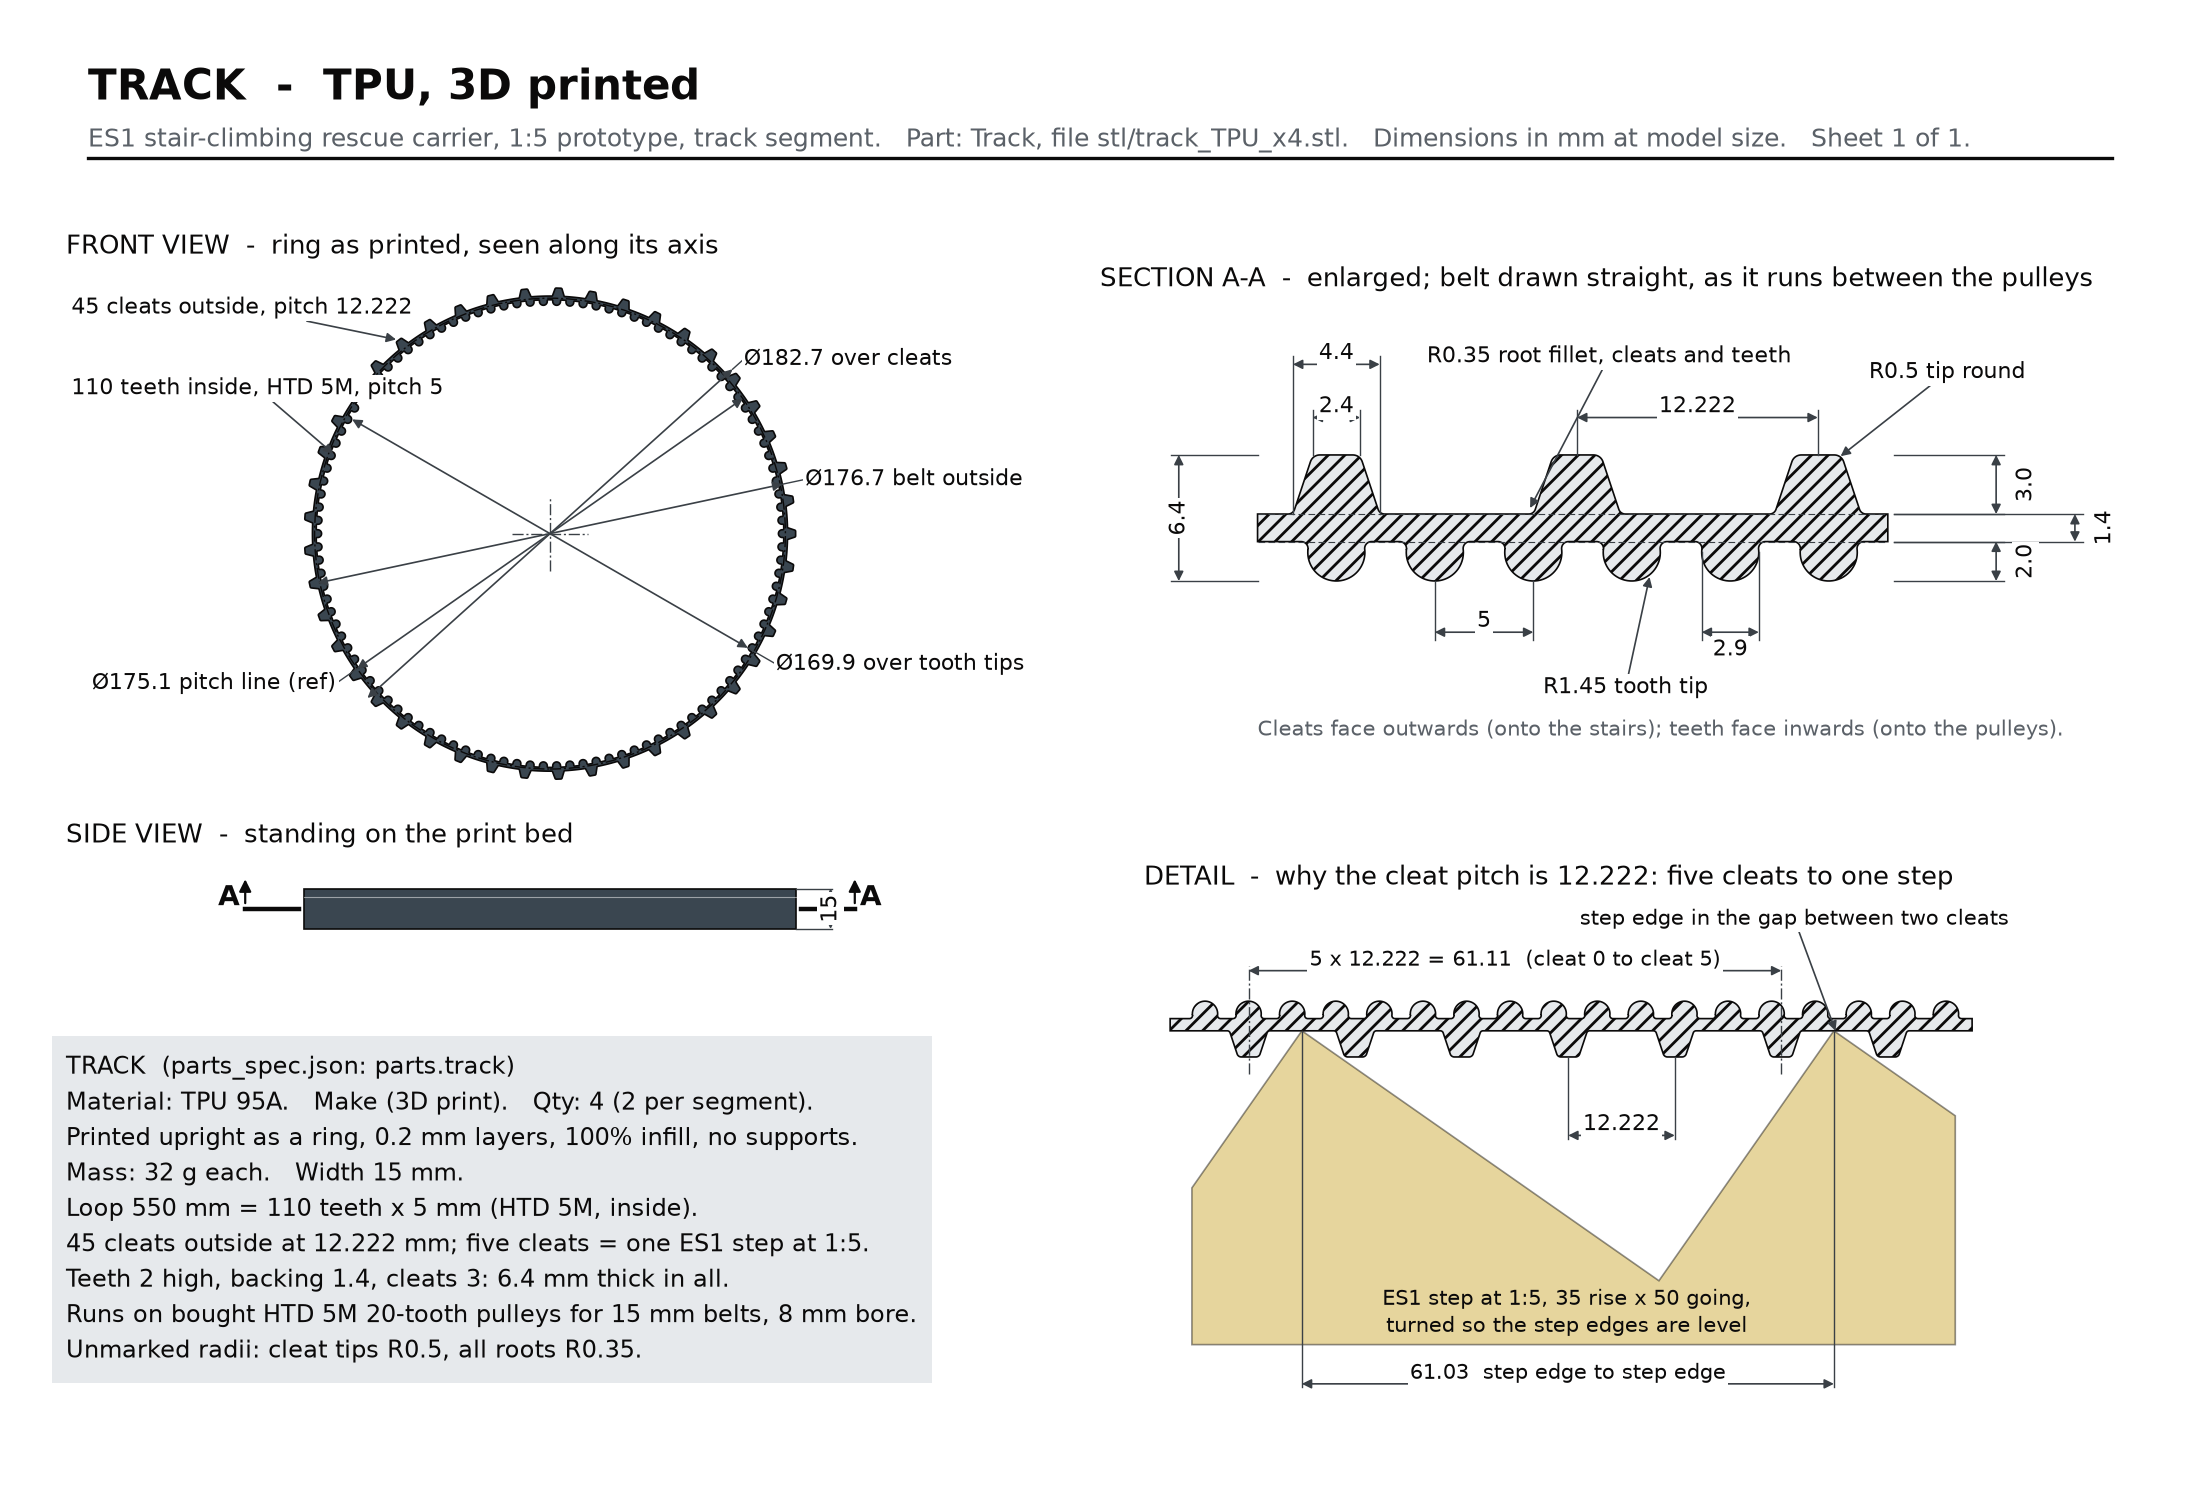

This chart was generated by the following Python code:
#!/usr/bin/env python3
"""Part drawing: Track (TPU, printed) for the 1:5 ES1 stair-climber prototype.

Every number on the sheet comes from assembly/parts_spec.json (parts.track). The profile
outlines are rebuilt here from those numbers: round-topped HTD-style teeth inside, trapezoid
cleats outside, tip rounds and root fillets made with the same offset-in/offset-out steps that
generate_track.py uses, so the section looks like the printed part.

Run:  python3 part_track.py   ->  drawings/part_track.png
"""
import math
import sys

import numpy as np
from shapely.geometry import Point, Polygon, box
from shapely.ops import unary_union

sys.path.insert(0, "/home/user/fleet_adapter_template/3d_models/changi_es1_rescue_stairs/track_print/assembly")
from drawing import (DIM, FILL, INK, MUTED, SPEC, centreline, circle, dim_dia, dim_h, dim_v, leader,  # noqa: E402
                     note_block, outline, rect, save, sheet)

# --------------------------------------------------------------------------- numbers (parts_spec.json)
T = SPEC["parts"]["track"]
TE, CL, RING = T["teeth"], T["cleats"], T["as_printed_ring"]
P_T, H_T, W_T, R_T, N_T = TE["pitch_mm"], TE["height_mm"], TE["root_width_mm"], TE["tip_radius_mm"], TE["count"]
BACK = T["backing_thickness_mm"]
P_C, H_C, B_C, TIP_C, RND_C, FIL, N_C = (CL["pitch_mm"], CL["height_mm"], CL["base_width_mm"], CL["tip_width_mm"],
                                         CL["tip_round_mm"], CL["root_fillet_mm"], CL["count"])
TOTAL = T["total_thickness_mm"]
WIDTH, LOOP, MASS, QTY = T["width_mm"], T["loop_length_mm"], T["mass_g"], T["qty_total"]
ID_TIPS, PD, OD_BELT, OD_CLEATS, RING_H = (RING["inside_dia_over_tooth_tips_mm"], RING["pitch_dia_mm"],
                                            RING["outside_dia_of_belt_mm"], RING["outside_dia_over_cleats_mm"],
                                            RING["height_mm"])
# Derived (listed in the result notes): ring radii from the spec diameters, step numbers from the spec text
R_TIPS, R_BELT, R_CLEATS = ID_TIPS / 2, OD_BELT / 2, OD_CLEATS / 2
R_ROOT = R_BELT - BACK                      # 86.95: the tooth roots sit on this circle
STEP_RISE, STEP_GOING = 35.0, 50.0          # "ES1 steps are 35 x 50 mm at 1:5" (parts.track.why_these_cleats)
STEP_EDGE = 61.03                           # "their edges are 61.03 mm apart along the slope" (same field)
FIVE_CLEATS = round(5 * P_C, 2)             # 61.11, as the same field says
assert abs(H_T + BACK + H_C - TOTAL) < 1e-6
assert abs(2 * (R_ROOT - H_T) - ID_TIPS) < 0.05 and abs(2 * (R_BELT + H_C) - OD_CLEATS) < 0.05

SINK = 0.3  # teeth and cleats start this far inside the backing so the union is clean (as in generate_track.py)


# --------------------------------------------------------------------------- profile builders
def tooth_pts():
    """Round-topped tooth in its own frame: t along the belt, h in from the root line."""
    hc = H_T - R_T
    a0 = math.asin(hc / R_T)
    w0 = math.sqrt(R_T ** 2 - hc ** 2)
    arc = [(R_T * math.cos(a), hc + R_T * math.sin(a)) for a in np.linspace(-a0, math.pi + a0, 40)]
    return [(w0, -SINK)] + arc + [(-w0, -SINK)]


def cleat_pts():
    return [(-B_C / 2, -SINK), (B_C / 2, -SINK), (B_C / 2, 0.0), (TIP_C / 2, H_C), (-TIP_C / 2, H_C), (-B_C / 2, 0.0)]


def finish(shape):
    """Round the convex corners by RND_C (cleat tips), then fillet the concave ones by FIL (roots)."""
    shape = shape.buffer(-RND_C, quad_segs=12).buffer(RND_C, quad_segs=12)
    return shape.buffer(FIL, quad_segs=12).buffer(-FIL, quad_segs=12)


def straight_belt(x0, x1, tooth_xs, cleat_xs):
    """Belt running straight: root line at y=0, teeth down to -H_T, backing 0..BACK, cleats up to BACK+H_C."""
    parts = [box(x0 - 12, 0, x1 + 12, BACK)]
    parts += [Polygon([(xc + t, -h) for t, h in tooth_pts()]) for xc in tooth_xs]
    parts += [Polygon([(xc + t, BACK + h) for t, h in cleat_pts()]) for xc in cleat_xs]
    return finish(unary_union(parts)).intersection(box(x0, -20, x1, 20))


def on_circle(points, radius, phi, outward):
    u = np.array([math.cos(phi), math.sin(phi)])
    v = np.array([-math.sin(phi), math.cos(phi)])
    return [tuple((radius + outward * h) * u + t * v) for t, h in points]


def ring_profile():
    """The ring as printed: teeth on the inside of the root circle, cleats outside the belt circle."""
    annulus = Point(0, 0).buffer(R_BELT, quad_segs=120).difference(Point(0, 0).buffer(R_ROOT, quad_segs=120))
    parts = [annulus]
    parts += [Polygon(on_circle(tooth_pts(), R_ROOT, 2 * math.pi * k / N_T, -1)) for k in range(N_T)]
    parts += [Polygon(on_circle(cleat_pts(), R_BELT, 2 * math.pi * k / N_C, +1)) for k in range(N_C)]
    return finish(unary_union(parts))


def draw_shape(ax, shape, fill, hatch=False, lw=0.6, flip_y=None):
    """Draw a shapely (multi)polygon with the outline() helper. flip_y=c mirrors y about y=c."""
    polys = list(shape.geoms) if hasattr(shape, "geoms") else [shape]
    f = (lambda x, y: (x, 2 * flip_y - y)) if flip_y is not None else (lambda x, y: (x, y))
    for p in polys:
        outline(ax, [f(x, y) for x, y in p.exterior.coords], fill, lw=lw, hatch=hatch)
        for hole in p.interiors:
            outline(ax, [f(x, y) for x, y in hole.coords], "white", lw=lw)


# --------------------------------------------------------------------------- sheet
FIG_W, FIG_H = 11.0, 7.5
fig, add_view = sheet("TRACK  -  TPU, 3D printed",
                      "ES1 stair-climbing rescue carrier, 1:5 prototype, track segment.   Part: Track, file stl/track_TPU_x4.stl.   "
                      "Dimensions in mm at model size.   Sheet 1 of 1.",
                      size=(FIG_W, FIG_H))


def view(left, bottom, width, xlim, ylim, name):
    """Equal-aspect axes whose box exactly fits the data window, anchored at its bottom-left."""
    xr, yr = xlim[1] - xlim[0], ylim[1] - ylim[0]
    height = width * (FIG_W / FIG_H) * (yr / xr)
    ax = add_view([left, bottom, width, height], name)
    ax.set_xlim(*xlim)
    ax.set_ylim(*ylim)
    ax.set_anchor("SW")
    return ax


# ---- (1) front view: the ring as printed ---------------------------------------------------
ax1 = view(0.03, 0.465, 0.44, (-180, 180), (-100, 100), "FRONT VIEW  -  ring as printed, seen along its axis")
draw_shape(ax1, ring_profile(), FILL["tpu"])
circle(ax1, 0, 0, PD / 2, fill="none", lw=0.5, ls=(0, (8, 2, 1.5, 2)))  # pitch line, reference
centreline(ax1, -14, 0, 14, 0)
centreline(ax1, 0, -14, 0, 14)
dim_dia(ax1, 0, 0, R_CLEATS, 42, f"Ø{OD_CLEATS:g} over cleats", length=97)
dim_dia(ax1, 0, 0, R_BELT, 12, f"Ø{OD_BELT:g} belt outside", length=97)
dim_dia(ax1, 0, 0, R_TIPS, -30, f"Ø{ID_TIPS:g} over tooth tips", length=97)
dim_dia(ax1, 0, 0, PD / 2, 215, f"Ø{PD:g} pitch line (ref)", length=97)
a = math.radians(128)
leader(ax1, (R_CLEATS * math.cos(a), R_CLEATS * math.sin(a)), (-178, 84), f"{N_C} cleats outside, pitch {P_C:g}")
a = math.radians(160)
leader(ax1, (R_TIPS * math.cos(a), R_TIPS * math.sin(a)), (-178, 54), f"{N_T} teeth inside, HTD 5M, pitch {P_T:g}")

# ---- side view: the ring standing on the bed, with the cutting plane A-A ---------------------
ax1b = view(0.03, 0.37, 0.44, (-180, 180), (-6, 28), "SIDE VIEW  -  standing on the print bed")
rect(ax1b, -R_CLEATS, 0, OD_CLEATS, RING_H, FILL["tpu"], lw=0.6)
ax1b.plot([-R_CLEATS, R_CLEATS], [RING_H - H_C, RING_H - H_C], color="white", lw=0.4, alpha=0.5)  # cleat-root edge, faint
dim_v(ax1b, 0, RING_H, R_CLEATS + 13, f"{RING_H:g}", ext_from=R_CLEATS)
# cutting plane A-A at mid height: thick stubs outside the part, arrows show the viewing direction
for sx in (-1, 1):
    x_in, x_out = sx * (R_CLEATS + 2), sx * (R_CLEATS + 22)
    ax1b.plot([x_in, x_out], [RING_H / 2, RING_H / 2], color=INK, lw=1.6)
    ax1b.annotate("", xy=(x_out, RING_H / 2 + 13), xytext=(x_out, RING_H / 2),
                  arrowprops=dict(arrowstyle="-|>", lw=0.8, color=INK, mutation_scale=9))
    ax1b.text(x_out + sx * 6, RING_H / 2 + 4, "A", fontsize=10, fontweight="bold", color=INK,
              ha="center", va="center")

# ---- (2) section A-A, enlarged, belt straight ------------------------------------------------
X0, X1 = -4.0, 28.0
tooth_xs = [0, 5, 10, 15, 20, 25]           # tooth pitch 5
cleat_xs = [0, P_C, 2 * P_C]                 # cleat pitch 12.222; cleat 0 and tooth 0 line up, as at angle 0 on the ring
ax2 = view(0.50, 0.505, 0.47, (-12.0, 40.5), (-10.2, 12.4),
           "SECTION A-A  -  enlarged; belt drawn straight, as it runs between the pulleys")
belt = straight_belt(X0, X1, tooth_xs, cleat_xs)
draw_shape(ax2, belt, FILL["light"], hatch=True)
for yy in (0.0, BACK):  # root line and backing outer face, to read the three layers
    ax2.plot([X0, X1], [yy, yy], color=DIM, lw=0.4, dashes=(6, 3))
ax2.text(X0, -10.1, "Cleats face outwards (onto the stairs); teeth face inwards (onto the pulleys).",
         fontsize=7.5, color=MUTED, ha="left", va="bottom")
# vertical: total thickness (left); cleat, tooth and backing heights (right)
dim_v(ax2, -H_T, BACK + H_C, -8.0, f"{TOTAL:g}", ext_from=X0)
dim_v(ax2, BACK, BACK + H_C, X1 + 5.5, f"{H_C:.1f}", ext_from=X1 + 0.3, offset=1.5)
dim_v(ax2, -H_T, 0, X1 + 5.5, f"{H_T:.1f}", ext_from=X1 + 0.3, offset=1.5)
dim_v(ax2, 0, BACK, X1 + 9.5, f"{BACK:g}", ext_from=X1 + 0.3, offset=1.5)
# teeth, below
dim_h(ax2, 5, 10, -4.6, f"{P_T:g}", ext_from=-H_T)
dim_h(ax2, 20 - W_T / 2, 20 + W_T / 2, -4.6, f"{W_T:g}", ext_from=-(H_T - R_T), offset=-1.45)
leader(ax2, (15 + R_T * math.cos(math.radians(-50)), -(H_T - R_T) - R_T * math.sin(math.radians(50))),
       (10.5, -7.4), f"R{R_T:g} tooth tip")
# cleats, above
dim_h(ax2, -TIP_C / 2, TIP_C / 2, BACK + H_C + 1.9, f"{TIP_C:g}", ext_from=BACK + H_C)
dim_h(ax2, -B_C / 2, B_C / 2, BACK + H_C + 4.6, f"{B_C:g}", ext_from=BACK)
dim_h(ax2, P_C, 2 * P_C, BACK + H_C + 1.9, f"{P_C:g}", ext_from=BACK + H_C)
leader(ax2, (2 * P_C + TIP_C / 2 - 0.15, BACK + H_C - 0.15), (2 * P_C + 2.6, BACK + H_C + 4.2), f"R{RND_C:g} tip round")
leader(ax2, (P_C - B_C / 2 - 0.25, BACK + 0.18), (4.6, BACK + H_C + 5.0), f"R{FIL:g} root fillet, cleats and teeth")

# ---- (3) detail: five cleats on one step -----------------------------------------------------
ax3 = view(0.52, 0.06, 0.42, (-12, 94), (-40.5, 18.5),
           "DETAIL  -  why the cleat pitch is 12.222: five cleats to one step")
# The belt lying on the stairs, cleats down: built cleats-up, then mirrored about the backing's outer face.
# After the mirror: cleat tips at y=0, backing outer face at y=H_C, tooth tips at y=TOTAL.
det = straight_belt(-9, 83, [5 * k for k in range(-1, 17)], [P_C * k for k in range(7)])
draw_shape(ax3, det, FILL["light"], hatch=True, flip_y=(BACK + H_C) / 2)
# two ES1 step edges 61.03 apart; the flight is turned so the line through the step edges is level
ang = math.atan2(STEP_RISE, STEP_GOING)
tread = np.array([math.cos(ang), -math.sin(ang)])      # along the tread
riser = np.array([math.sin(ang), math.cos(ang)])       # up the riser
n0 = np.array([P_C / 2, H_C])                           # first step edge: in the gap between cleats 0 and 1, on the belt face
n1 = n0 + np.array([STEP_EDGE, 0])
foot = n0 + STEP_GOING * tread
lo = -33.0
stairs = [tuple(n0 - 22 * riser), tuple(n0), tuple(foot), tuple(n1), tuple(n1 + 17 * tread),
          (float((n1 + 17 * tread)[0]), lo), (float((n0 - 22 * riser)[0]), lo)]
outline(ax3, stairs, FILL["pla"], lw=0.6, alpha=0.45)
ax3.text(36.5, -29.3, f"ES1 step at 1:5, {STEP_RISE:g} rise x {STEP_GOING:g} going,\nturned so the step edges are level",
         fontsize=7.5, color=INK, ha="center", va="center", linespacing=1.3)
for xc in (0, 5 * P_C):
    centreline(ax3, xc, -2.0, xc, TOTAL + 4.0)
dim_h(ax3, 0, 5 * P_C, TOTAL + 3.5, f"5 x {P_C:g} = {FIVE_CLEATS:g}  (cleat 0 to cleat 5)", fontsize=7.5)
dim_h(ax3, 3 * P_C, 4 * P_C, -9.0, f"{P_C:g}", ext_from=0)
dim_h(ax3, float(n0[0]), float(n1[0]), lo - 4.5, f"{STEP_EDGE:g}  step edge to step edge", ext_from=H_C, fontsize=7.5)
leader(ax3, (float(n1[0]) + 0.3, H_C - 0.3), (38.0, 15.8),
       "step edge in the gap between two cleats", fontsize=7.5)

# ---- notes -------------------------------------------------------------------------------------
note_block(fig, [
    "TRACK  (parts_spec.json: parts.track)",
    "Material: TPU 95A.   Make (3D print).   Qty: 4 (2 per segment).",
    "Printed upright as a ring, 0.2 mm layers, 100% infill, no supports.",
    f"Mass: {MASS:g} g each.   Width {WIDTH:g} mm.",
    f"Loop {LOOP:g} mm = {N_T} teeth x {P_T:g} mm (HTD 5M, inside).",
    f"{N_C} cleats outside at {P_C:g} mm; five cleats = one ES1 step at 1:5.",
    f"Teeth {H_T:g} high, backing {BACK:g}, cleats {H_C:g}: {TOTAL:g} mm thick in all.",
    "Runs on bought HTD 5M 20-tooth pulleys for 15 mm belts, 8 mm bore.",
    "Unmarked radii: cleat tips R0.5, all roots R0.35.",
], x=0.03, y=0.30)

save(fig, "part_track")
